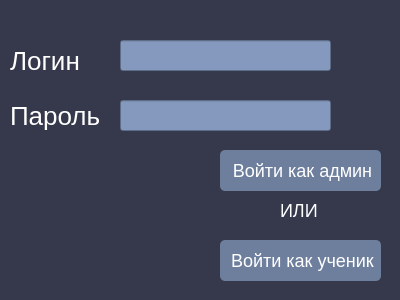
<?xml version="1.0" encoding="UTF-8"?>
<ui version="4.0">
 <class>Dialog</class>
 <widget class="QDialog" name="Dialog">
  <property name="geometry">
   <rect>
    <x>0</x>
    <y>0</y>
    <width>400</width>
    <height>300</height>
   </rect>
  </property>
  <property name="windowTitle">
   <string>Dialog</string>
  </property>
  <property name="styleSheet">
   <string notr="true">QDialog{background-color:rgb(54, 57, 76);}
QPushButton:hover{text-decoration:underline}</string>
  </property>
  <widget class="QLineEdit" name="login_input">
   <property name="geometry">
    <rect>
     <x>120</x>
     <y>40</y>
     <width>211</width>
     <height>31</height>
    </rect>
   </property>
   <property name="styleSheet">
    <string notr="true">background:rgb(132, 153, 189);
color:white;
font-size:18px;</string>
   </property>
  </widget>
  <widget class="QLabel" name="label">
   <property name="geometry">
    <rect>
     <x>10</x>
     <y>50</y>
     <width>101</width>
     <height>21</height>
    </rect>
   </property>
   <property name="styleSheet">
    <string notr="true">color:white;
font-size:26px;</string>
   </property>
   <property name="text">
    <string>Логин</string>
   </property>
  </widget>
  <widget class="QLineEdit" name="password_input">
   <property name="geometry">
    <rect>
     <x>120</x>
     <y>100</y>
     <width>211</width>
     <height>31</height>
    </rect>
   </property>
   <property name="styleSheet">
    <string notr="true">background:rgb(132, 153, 189);
color:white;
font-size:18px;</string>
   </property>
  </widget>
  <widget class="QLabel" name="label_2">
   <property name="geometry">
    <rect>
     <x>10</x>
     <y>100</y>
     <width>101</width>
     <height>31</height>
    </rect>
   </property>
   <property name="styleSheet">
    <string notr="true">color:white;
font-size:26px;</string>
   </property>
   <property name="text">
    <string>Пароль</string>
   </property>
  </widget>
  <widget class="QPushButton" name="login_button">
   <property name="geometry">
    <rect>
     <x>220</x>
     <y>150</y>
     <width>161</width>
     <height>41</height>
    </rect>
   </property>
   <property name="styleSheet">
    <string notr="true">background-color:rgb(110, 127, 158);
word-break:break-word;
color:white;
border-radius:5px;
font-size:18px;
padding-left:4%;
text-align:center;</string>
   </property>
   <property name="text">
    <string>Войти как админ</string>
   </property>
  </widget>
  <widget class="QPushButton" name="pushButton">
   <property name="geometry">
    <rect>
     <x>220</x>
     <y>240</y>
     <width>161</width>
     <height>41</height>
    </rect>
   </property>
   <property name="styleSheet">
    <string notr="true">background-color:rgb(110, 127, 158);
word-break:break-word;
color:white;
border-radius:5px;
font-size:18px;
padding-left:4%;
text-align:center;</string>
   </property>
   <property name="text">
    <string>Войти как ученик</string>
   </property>
  </widget>
  <widget class="QLabel" name="error_label">
   <property name="geometry">
    <rect>
     <x>20</x>
     <y>160</y>
     <width>181</width>
     <height>51</height>
    </rect>
   </property>
   <property name="styleSheet">
    <string notr="true">color:orange;
font-size:18px;
text-align: justify;
justify-content: center;</string>
   </property>
   <property name="text">
    <string/>
   </property>
  </widget>
  <widget class="QLabel" name="eye">
   <property name="geometry">
    <rect>
     <x>340</x>
     <y>100</y>
     <width>41</width>
     <height>31</height>
    </rect>
   </property>
   <property name="text">
    <string/>
   </property>
  </widget>
  <widget class="QLabel" name="label_4">
   <property name="geometry">
    <rect>
     <x>280</x>
     <y>200</y>
     <width>41</width>
     <height>21</height>
    </rect>
   </property>
   <property name="styleSheet">
    <string notr="true">color:white;
font-size:18px;</string>
   </property>
   <property name="text">
    <string>ИЛИ</string>
   </property>
  </widget>
 </widget>
 <resources/>
 <connections/>
</ui>
